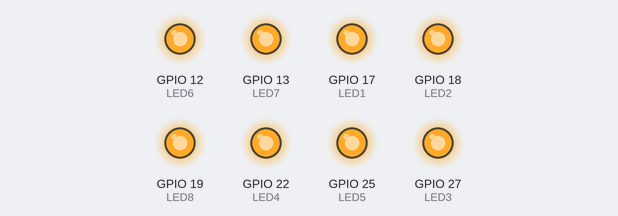
Bench run of a program on a simulated Raspberry Pi (BCM pin numbers). Parts: output pins drawn as LEDs (lit = HIGH).

Above: at 0.5 s.
At 3.5 s:
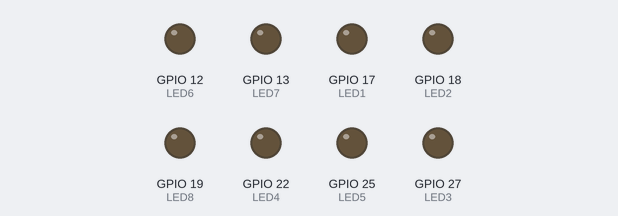
Timing chart, 0 to 4.6 s (numbered marks = the images above):
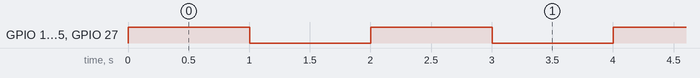

The program:

BlinkLed.py
```python
from gpiozero import LED
from time import sleep

LED1 = LED(17)
LED2 = LED(18)
LED3 = LED(27)
LED4 = LED(22)
LED5 = LED(25)
LED6 = LED(12)
LED7 = LED(13)
LED8 = LED(19)


while True:
    # Nyalakan semua LED
    LED1.on()
    LED2.on()
    LED3.on()
    LED4.on()
    LED5.on()
    LED6.on()
    LED7.on()
    LED8.on()

    sleep(1)

    # Padamkan smeua LED
    LED1.off()
    LED2.off()
    LED3.off()
    LED4.off()
    LED5.off()
    LED6.off()
    LED7.off()
    LED8.off()

    sleep(1)
```

Measured:
- by itself, GPIO 12 (LED6), GPIO 13 (LED7), GPIO 17 (LED1), GPIO 18 (LED2), GPIO 19 (LED8), GPIO 22 (LED4), GPIO 25 (LED5), GPIO 27 (LED3): alternates HIGH for 1.0 s and LOW for 1.0 s
